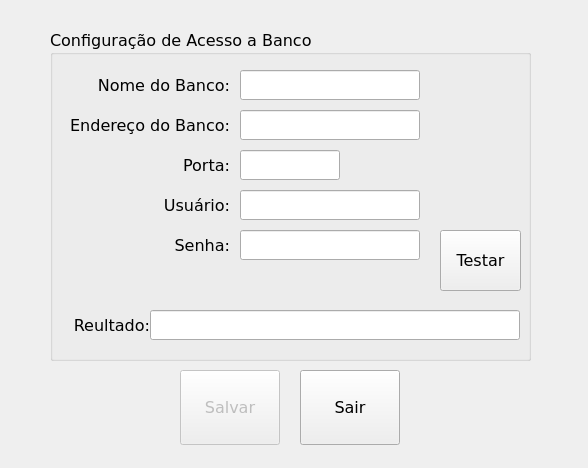
<?xml version="1.0" encoding="UTF-8"?>
<ui version="4.0">
 <class>FormConfig</class>
 <widget class="QDialog" name="FormConfig">
  <property name="enabled">
   <bool>true</bool>
  </property>
  <property name="geometry">
   <rect>
    <x>0</x>
    <y>0</y>
    <width>588</width>
    <height>468</height>
   </rect>
  </property>
  <property name="windowTitle">
   <string>Dialog</string>
  </property>
  <widget class="QToolButton" name="TButtonConfigDbSave">
   <property name="enabled">
    <bool>false</bool>
   </property>
   <property name="geometry">
    <rect>
     <x>180</x>
     <y>370</y>
     <width>100</width>
     <height>75</height>
    </rect>
   </property>
   <property name="minimumSize">
    <size>
     <width>100</width>
     <height>75</height>
    </size>
   </property>
   <property name="maximumSize">
    <size>
     <width>100</width>
     <height>75</height>
    </size>
   </property>
   <property name="font">
    <font>
     <family>Verdana</family>
     <pointsize>12</pointsize>
    </font>
   </property>
   <property name="text">
    <string>Salvar</string>
   </property>
   <property name="icon">
    <iconset resource="images.qrc">
     <normaloff>:/images/PNG/48x48/Filesaveas-48x48.png</normaloff>:/images/PNG/48x48/Filesaveas-48x48.png</iconset>
   </property>
   <property name="iconSize">
    <size>
     <width>48</width>
     <height>48</height>
    </size>
   </property>
   <property name="toolButtonStyle">
    <enum>Qt::ToolButtonStyle::ToolButtonTextUnderIcon</enum>
   </property>
  </widget>
  <widget class="QGroupBox" name="GBoxConfigDb">
   <property name="geometry">
    <rect>
     <x>50</x>
     <y>30</y>
     <width>481</width>
     <height>331</height>
    </rect>
   </property>
   <property name="font">
    <font>
     <family>Verdana</family>
     <pointsize>12</pointsize>
    </font>
   </property>
   <property name="title">
    <string>Configuração de Acesso a Banco</string>
   </property>
   <widget class="QLabel" name="ConfigLBDbHost">
    <property name="geometry">
     <rect>
      <x>10</x>
      <y>80</y>
      <width>170</width>
      <height>30</height>
     </rect>
    </property>
    <property name="minimumSize">
     <size>
      <width>170</width>
      <height>30</height>
     </size>
    </property>
    <property name="maximumSize">
     <size>
      <width>170</width>
      <height>30</height>
     </size>
    </property>
    <property name="font">
     <font>
      <family>Verdana</family>
      <pointsize>12</pointsize>
     </font>
    </property>
    <property name="text">
     <string>Endereço do Banco:</string>
    </property>
    <property name="alignment">
     <set>Qt::AlignmentFlag::AlignRight|Qt::AlignmentFlag::AlignTrailing|Qt::AlignmentFlag::AlignVCenter</set>
    </property>
   </widget>
   <widget class="QLabel" name="ConfigLBDbPort">
    <property name="geometry">
     <rect>
      <x>10</x>
      <y>120</y>
      <width>170</width>
      <height>30</height>
     </rect>
    </property>
    <property name="minimumSize">
     <size>
      <width>170</width>
      <height>30</height>
     </size>
    </property>
    <property name="maximumSize">
     <size>
      <width>170</width>
      <height>30</height>
     </size>
    </property>
    <property name="font">
     <font>
      <family>Verdana</family>
      <pointsize>12</pointsize>
     </font>
    </property>
    <property name="text">
     <string>Porta:</string>
    </property>
    <property name="alignment">
     <set>Qt::AlignmentFlag::AlignRight|Qt::AlignmentFlag::AlignTrailing|Qt::AlignmentFlag::AlignVCenter</set>
    </property>
   </widget>
   <widget class="QLineEdit" name="ConfigLEDbPort">
    <property name="geometry">
     <rect>
      <x>190</x>
      <y>120</y>
      <width>100</width>
      <height>30</height>
     </rect>
    </property>
    <property name="minimumSize">
     <size>
      <width>100</width>
      <height>30</height>
     </size>
    </property>
    <property name="maximumSize">
     <size>
      <width>100</width>
      <height>30</height>
     </size>
    </property>
    <property name="font">
     <font>
      <family>Verdana</family>
      <pointsize>12</pointsize>
     </font>
    </property>
    <property name="toolTip">
     <string>Informe a porta de conexão com o banco!</string>
    </property>
    <property name="alignment">
     <set>Qt::AlignmentFlag::AlignCenter</set>
    </property>
   </widget>
   <widget class="QLabel" name="ConfigLBDbName">
    <property name="geometry">
     <rect>
      <x>10</x>
      <y>40</y>
      <width>170</width>
      <height>30</height>
     </rect>
    </property>
    <property name="minimumSize">
     <size>
      <width>170</width>
      <height>30</height>
     </size>
    </property>
    <property name="maximumSize">
     <size>
      <width>170</width>
      <height>30</height>
     </size>
    </property>
    <property name="font">
     <font>
      <family>Verdana</family>
      <pointsize>12</pointsize>
     </font>
    </property>
    <property name="text">
     <string>Nome do Banco:</string>
    </property>
    <property name="alignment">
     <set>Qt::AlignmentFlag::AlignRight|Qt::AlignmentFlag::AlignTrailing|Qt::AlignmentFlag::AlignVCenter</set>
    </property>
   </widget>
   <widget class="QLineEdit" name="ConfigLEDbName">
    <property name="geometry">
     <rect>
      <x>190</x>
      <y>40</y>
      <width>180</width>
      <height>30</height>
     </rect>
    </property>
    <property name="minimumSize">
     <size>
      <width>180</width>
      <height>30</height>
     </size>
    </property>
    <property name="maximumSize">
     <size>
      <width>180</width>
      <height>30</height>
     </size>
    </property>
    <property name="font">
     <font>
      <family>Verdana</family>
      <pointsize>12</pointsize>
     </font>
    </property>
    <property name="toolTip">
     <string>Informe o nome do banco!</string>
    </property>
    <property name="inputMask">
     <string/>
    </property>
    <property name="alignment">
     <set>Qt::AlignmentFlag::AlignCenter</set>
    </property>
   </widget>
   <widget class="QLabel" name="ConfigLBDbUser">
    <property name="geometry">
     <rect>
      <x>10</x>
      <y>160</y>
      <width>170</width>
      <height>30</height>
     </rect>
    </property>
    <property name="minimumSize">
     <size>
      <width>170</width>
      <height>30</height>
     </size>
    </property>
    <property name="maximumSize">
     <size>
      <width>170</width>
      <height>30</height>
     </size>
    </property>
    <property name="font">
     <font>
      <family>Verdana</family>
      <pointsize>12</pointsize>
     </font>
    </property>
    <property name="text">
     <string>Usuário:</string>
    </property>
    <property name="alignment">
     <set>Qt::AlignmentFlag::AlignRight|Qt::AlignmentFlag::AlignTrailing|Qt::AlignmentFlag::AlignVCenter</set>
    </property>
   </widget>
   <widget class="QLineEdit" name="ConfigLEDbUser">
    <property name="geometry">
     <rect>
      <x>190</x>
      <y>160</y>
      <width>180</width>
      <height>30</height>
     </rect>
    </property>
    <property name="minimumSize">
     <size>
      <width>180</width>
      <height>30</height>
     </size>
    </property>
    <property name="maximumSize">
     <size>
      <width>180</width>
      <height>30</height>
     </size>
    </property>
    <property name="font">
     <font>
      <family>Verdana</family>
      <pointsize>12</pointsize>
     </font>
    </property>
    <property name="toolTip">
     <string>Informe o usuário de conexão com o banco!</string>
    </property>
    <property name="alignment">
     <set>Qt::AlignmentFlag::AlignCenter</set>
    </property>
   </widget>
   <widget class="QLabel" name="ConfigLBDbPass">
    <property name="geometry">
     <rect>
      <x>10</x>
      <y>200</y>
      <width>170</width>
      <height>30</height>
     </rect>
    </property>
    <property name="minimumSize">
     <size>
      <width>170</width>
      <height>30</height>
     </size>
    </property>
    <property name="font">
     <font>
      <family>Verdana</family>
      <pointsize>12</pointsize>
     </font>
    </property>
    <property name="text">
     <string>Senha:</string>
    </property>
    <property name="alignment">
     <set>Qt::AlignmentFlag::AlignRight|Qt::AlignmentFlag::AlignTrailing|Qt::AlignmentFlag::AlignVCenter</set>
    </property>
   </widget>
   <widget class="QLineEdit" name="ConfigLEDbPass">
    <property name="geometry">
     <rect>
      <x>190</x>
      <y>200</y>
      <width>180</width>
      <height>30</height>
     </rect>
    </property>
    <property name="minimumSize">
     <size>
      <width>180</width>
      <height>30</height>
     </size>
    </property>
    <property name="maximumSize">
     <size>
      <width>180</width>
      <height>30</height>
     </size>
    </property>
    <property name="font">
     <font>
      <family>Verdana</family>
      <pointsize>12</pointsize>
     </font>
    </property>
    <property name="toolTip">
     <string>Informe a senha de conexão com banco!</string>
    </property>
    <property name="echoMode">
     <enum>QLineEdit::EchoMode::PasswordEchoOnEdit</enum>
    </property>
    <property name="alignment">
     <set>Qt::AlignmentFlag::AlignCenter</set>
    </property>
   </widget>
   <widget class="QToolButton" name="TButtonTestConn">
    <property name="geometry">
     <rect>
      <x>390</x>
      <y>200</y>
      <width>81</width>
      <height>61</height>
     </rect>
    </property>
    <property name="font">
     <font>
      <family>Verdana</family>
      <pointsize>12</pointsize>
     </font>
    </property>
    <property name="text">
     <string>Testar</string>
    </property>
    <property name="icon">
     <iconset resource="images.qrc">
      <normaloff>:/images/PNG/24x24/reload-24x24.png</normaloff>:/images/PNG/24x24/reload-24x24.png</iconset>
    </property>
    <property name="toolButtonStyle">
     <enum>Qt::ToolButtonStyle::ToolButtonTextUnderIcon</enum>
    </property>
   </widget>
   <widget class="QLabel" name="ConfigLBDbTestResult">
    <property name="geometry">
     <rect>
      <x>0</x>
      <y>280</y>
      <width>100</width>
      <height>30</height>
     </rect>
    </property>
    <property name="minimumSize">
     <size>
      <width>100</width>
      <height>30</height>
     </size>
    </property>
    <property name="maximumSize">
     <size>
      <width>100</width>
      <height>30</height>
     </size>
    </property>
    <property name="font">
     <font>
      <family>Verdana</family>
      <pointsize>12</pointsize>
     </font>
    </property>
    <property name="text">
     <string>Reultado:</string>
    </property>
    <property name="alignment">
     <set>Qt::AlignmentFlag::AlignRight|Qt::AlignmentFlag::AlignTrailing|Qt::AlignmentFlag::AlignVCenter</set>
    </property>
   </widget>
   <widget class="QLineEdit" name="ConfigLEDbTestResult">
    <property name="geometry">
     <rect>
      <x>100</x>
      <y>280</y>
      <width>370</width>
      <height>30</height>
     </rect>
    </property>
    <property name="minimumSize">
     <size>
      <width>270</width>
      <height>30</height>
     </size>
    </property>
    <property name="maximumSize">
     <size>
      <width>370</width>
      <height>30</height>
     </size>
    </property>
    <property name="font">
     <font>
      <family>Verdana</family>
      <pointsize>12</pointsize>
     </font>
    </property>
    <property name="focusPolicy">
     <enum>Qt::FocusPolicy::NoFocus</enum>
    </property>
    <property name="toolTip">
     <string>Mostra mensagens de erro ou sucesso!</string>
    </property>
    <property name="alignment">
     <set>Qt::AlignmentFlag::AlignCenter</set>
    </property>
    <property name="readOnly">
     <bool>true</bool>
    </property>
   </widget>
   <widget class="QLineEdit" name="ConfigLEDbHost">
    <property name="geometry">
     <rect>
      <x>190</x>
      <y>80</y>
      <width>180</width>
      <height>30</height>
     </rect>
    </property>
    <property name="minimumSize">
     <size>
      <width>180</width>
      <height>30</height>
     </size>
    </property>
    <property name="maximumSize">
     <size>
      <width>180</width>
      <height>30</height>
     </size>
    </property>
    <property name="font">
     <font>
      <family>Verdana</family>
      <pointsize>12</pointsize>
     </font>
    </property>
    <property name="toolTip">
     <string>Informe o endereço de conexão com o banco!</string>
    </property>
    <property name="alignment">
     <set>Qt::AlignmentFlag::AlignCenter</set>
    </property>
   </widget>
   <zorder>ConfigLEDbName</zorder>
   <zorder>ConfigLBDbHost</zorder>
   <zorder>ConfigLBDbPort</zorder>
   <zorder>ConfigLEDbPort</zorder>
   <zorder>ConfigLBDbName</zorder>
   <zorder>ConfigLBDbUser</zorder>
   <zorder>ConfigLEDbUser</zorder>
   <zorder>ConfigLBDbPass</zorder>
   <zorder>ConfigLEDbPass</zorder>
   <zorder>TButtonTestConn</zorder>
   <zorder>ConfigLBDbTestResult</zorder>
   <zorder>ConfigLEDbTestResult</zorder>
   <zorder>ConfigLEDbHost</zorder>
  </widget>
  <widget class="QToolButton" name="TButtonConfigDbExit">
   <property name="geometry">
    <rect>
     <x>300</x>
     <y>370</y>
     <width>100</width>
     <height>75</height>
    </rect>
   </property>
   <property name="minimumSize">
    <size>
     <width>100</width>
     <height>75</height>
    </size>
   </property>
   <property name="maximumSize">
    <size>
     <width>100</width>
     <height>75</height>
    </size>
   </property>
   <property name="font">
    <font>
     <family>Verdana</family>
     <pointsize>12</pointsize>
    </font>
   </property>
   <property name="text">
    <string>Sair</string>
   </property>
   <property name="icon">
    <iconset resource="images.qrc">
     <normaloff>:/images/PNG/48x48/Exithome-48x48.png</normaloff>:/images/PNG/48x48/Exithome-48x48.png</iconset>
   </property>
   <property name="iconSize">
    <size>
     <width>48</width>
     <height>48</height>
    </size>
   </property>
   <property name="toolButtonStyle">
    <enum>Qt::ToolButtonStyle::ToolButtonTextUnderIcon</enum>
   </property>
  </widget>
 </widget>
 <resources>
  <include location="images.qrc"/>
 </resources>
 <connections/>
</ui>
